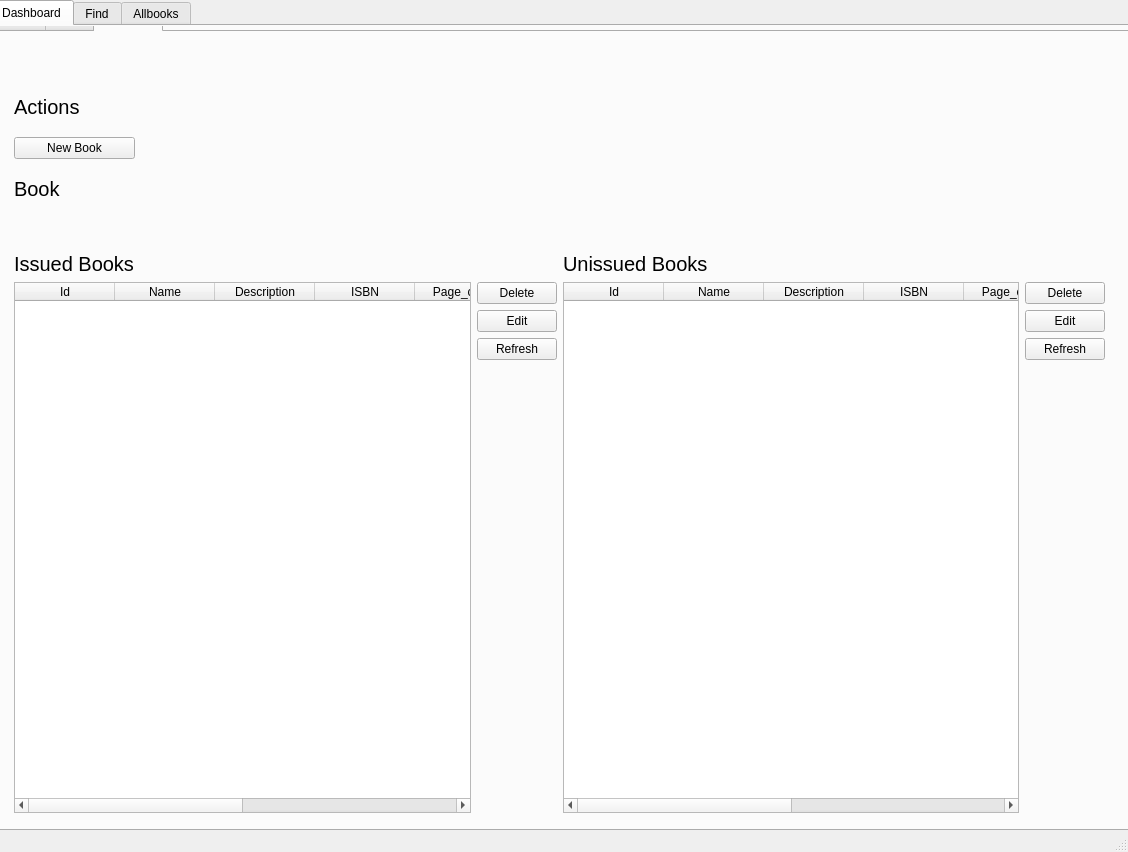
<?xml version="1.0" encoding="UTF-8"?>
<ui version="4.0">
 <class>MainWindow</class>
 <widget class="QMainWindow" name="MainWindow">
  <property name="geometry">
   <rect>
    <x>0</x>
    <y>0</y>
    <width>1128</width>
    <height>852</height>
   </rect>
  </property>
  <property name="windowTitle">
   <string>MainWindow</string>
  </property>
  <widget class="QWidget" name="centralwidget">
   <widget class="QTabWidget" name="tabWidget">
    <property name="geometry">
     <rect>
      <x>-10</x>
      <y>0</y>
      <width>1171</width>
      <height>831</height>
     </rect>
    </property>
    <property name="currentIndex">
     <number>0</number>
    </property>
    <property name="movable">
     <bool>false</bool>
    </property>
    <widget class="QWidget" name="dash_tab">
     <attribute name="title">
      <string>Dashboard</string>
     </attribute>
     <widget class="QTabWidget" name="tabWidget_2">
      <property name="geometry">
       <rect>
        <x>-30</x>
        <y>-20</y>
        <width>1171</width>
        <height>831</height>
       </rect>
      </property>
      <property name="currentIndex">
       <number>2</number>
      </property>
      <property name="movable">
       <bool>false</bool>
      </property>
      <widget class="QWidget" name="dash_tab_2">
       <attribute name="title">
        <string>Dashboard</string>
       </attribute>
      </widget>
      <widget class="QWidget" name="find_tab_2">
       <attribute name="title">
        <string>Find</string>
       </attribute>
      </widget>
      <widget class="QWidget" name="all_books_2">
       <attribute name="title">
        <string>Allbooks</string>
       </attribute>
       <widget class="QWidget" name="layoutWidget">
        <property name="geometry">
         <rect>
          <x>50</x>
          <y>50</y>
          <width>121</width>
          <height>131</height>
         </rect>
        </property>
        <layout class="QVBoxLayout" name="verticalLayout_8">
         <item>
          <widget class="QLabel" name="label_5">
           <property name="font">
            <font>
             <pointsize>15</pointsize>
            </font>
           </property>
           <property name="text">
            <string>Actions</string>
           </property>
          </widget>
         </item>
         <item>
          <widget class="QPushButton" name="pushButton_2">
           <property name="text">
            <string>New Book</string>
           </property>
          </widget>
         </item>
         <item>
          <widget class="QLabel" name="label_6">
           <property name="font">
            <font>
             <pointsize>15</pointsize>
            </font>
           </property>
           <property name="text">
            <string>Book</string>
           </property>
          </widget>
         </item>
        </layout>
       </widget>
       <widget class="QWidget" name="layoutWidget_2">
        <property name="geometry">
         <rect>
          <x>50</x>
          <y>220</y>
          <width>1091</width>
          <height>561</height>
         </rect>
        </property>
        <layout class="QHBoxLayout" name="horizontalLayout_4">
         <item>
          <layout class="QVBoxLayout" name="verticalLayout_9">
           <item>
            <widget class="QLabel" name="label_7">
             <property name="font">
              <font>
               <pointsize>15</pointsize>
              </font>
             </property>
             <property name="text">
              <string>Issued Books</string>
             </property>
            </widget>
           </item>
           <item>
            <layout class="QHBoxLayout" name="horizontalLayout_5">
             <item>
              <widget class="QTableWidget" name="issued_table_2">
               <property name="columnCount">
                <number>8</number>
               </property>
               <column>
                <property name="text">
                 <string>Id</string>
                </property>
               </column>
               <column>
                <property name="text">
                 <string>Name</string>
                </property>
               </column>
               <column>
                <property name="text">
                 <string>Description</string>
                </property>
               </column>
               <column>
                <property name="text">
                 <string>ISBN</string>
                </property>
               </column>
               <column>
                <property name="text">
                 <string>Page_count</string>
                </property>
               </column>
               <column>
                <property name="text">
                 <string>Issued</string>
                </property>
               </column>
               <column>
                <property name="text">
                 <string>Author</string>
                </property>
               </column>
               <column>
                <property name="text">
                 <string>Year</string>
                </property>
               </column>
              </widget>
             </item>
             <item>
              <layout class="QVBoxLayout" name="verticalLayout_10">
               <item>
                <layout class="QVBoxLayout" name="verticalLayout_11">
                 <item>
                  <widget class="QPushButton" name="delete_btn_3">
                   <property name="text">
                    <string>Delete</string>
                   </property>
                  </widget>
                 </item>
                 <item>
                  <widget class="QPushButton" name="edit_btn_3">
                   <property name="text">
                    <string>Edit</string>
                   </property>
                  </widget>
                 </item>
                 <item>
                  <widget class="QPushButton" name="refresh_btn_3">
                   <property name="text">
                    <string>Refresh</string>
                   </property>
                  </widget>
                 </item>
                </layout>
               </item>
               <item>
                <spacer name="verticalSpacer_3">
                 <property name="orientation">
                  <enum>Qt::Vertical</enum>
                 </property>
                 <property name="sizeHint" stdset="0">
                  <size>
                   <width>20</width>
                   <height>40</height>
                  </size>
                 </property>
                </spacer>
               </item>
              </layout>
             </item>
            </layout>
           </item>
          </layout>
         </item>
         <item>
          <layout class="QVBoxLayout" name="verticalLayout_12">
           <item>
            <widget class="QLabel" name="label_8">
             <property name="font">
              <font>
               <pointsize>15</pointsize>
              </font>
             </property>
             <property name="text">
              <string>Unissued Books</string>
             </property>
            </widget>
           </item>
           <item>
            <layout class="QHBoxLayout" name="horizontalLayout_6">
             <item>
              <widget class="QTableWidget" name="unissued_table_2">
               <property name="columnCount">
                <number>8</number>
               </property>
               <column>
                <property name="text">
                 <string>Id</string>
                </property>
               </column>
               <column>
                <property name="text">
                 <string>Name</string>
                </property>
               </column>
               <column>
                <property name="text">
                 <string>Description</string>
                </property>
               </column>
               <column>
                <property name="text">
                 <string>ISBN</string>
                </property>
               </column>
               <column>
                <property name="text">
                 <string>Page_count</string>
                </property>
               </column>
               <column>
                <property name="text">
                 <string>Issued</string>
                </property>
               </column>
               <column>
                <property name="text">
                 <string>Author</string>
                </property>
               </column>
               <column>
                <property name="text">
                 <string>Year</string>
                </property>
               </column>
              </widget>
             </item>
             <item>
              <layout class="QVBoxLayout" name="verticalLayout_13">
               <item>
                <layout class="QVBoxLayout" name="verticalLayout_14">
                 <item>
                  <widget class="QPushButton" name="delete_btn_4">
                   <property name="text">
                    <string>Delete</string>
                   </property>
                  </widget>
                 </item>
                 <item>
                  <widget class="QPushButton" name="edit_btn_4">
                   <property name="text">
                    <string>Edit</string>
                   </property>
                  </widget>
                 </item>
                 <item>
                  <widget class="QPushButton" name="refresh_btn_4">
                   <property name="text">
                    <string>Refresh</string>
                   </property>
                  </widget>
                 </item>
                </layout>
               </item>
               <item>
                <spacer name="verticalSpacer_4">
                 <property name="orientation">
                  <enum>Qt::Vertical</enum>
                 </property>
                 <property name="sizeHint" stdset="0">
                  <size>
                   <width>20</width>
                   <height>40</height>
                  </size>
                 </property>
                </spacer>
               </item>
              </layout>
             </item>
            </layout>
           </item>
          </layout>
         </item>
        </layout>
       </widget>
      </widget>
     </widget>
    </widget>
    <widget class="QWidget" name="find_tab">
     <attribute name="title">
      <string>Find</string>
     </attribute>
     <widget class="QWidget" name="">
      <property name="geometry">
       <rect>
        <x>130</x>
        <y>90</y>
        <width>801</width>
        <height>621</height>
       </rect>
      </property>
      <layout class="QVBoxLayout" name="verticalLayout">
       <item>
        <layout class="QHBoxLayout" name="horizontalLayout">
         <item>
          <widget class="QLabel" name="label">
           <property name="font">
            <font>
             <pointsize>13</pointsize>
            </font>
           </property>
           <property name="text">
            <string>Search By ID</string>
           </property>
          </widget>
         </item>
         <item>
          <widget class="QLineEdit" name="find_input"/>
         </item>
         <item>
          <widget class="QPushButton" name="find_btn">
           <property name="text">
            <string>Find</string>
           </property>
          </widget>
         </item>
        </layout>
       </item>
       <item>
        <widget class="QTableWidget" name="issued_table_3">
         <property name="columnCount">
          <number>8</number>
         </property>
         <column>
          <property name="text">
           <string>Id</string>
          </property>
         </column>
         <column>
          <property name="text">
           <string>Name</string>
          </property>
         </column>
         <column>
          <property name="text">
           <string>Description</string>
          </property>
         </column>
         <column>
          <property name="text">
           <string>ISBN</string>
          </property>
         </column>
         <column>
          <property name="text">
           <string>Page_count</string>
          </property>
         </column>
         <column>
          <property name="text">
           <string>Issued</string>
          </property>
         </column>
         <column>
          <property name="text">
           <string>Author</string>
          </property>
         </column>
         <column>
          <property name="text">
           <string>Year</string>
          </property>
         </column>
        </widget>
       </item>
      </layout>
     </widget>
    </widget>
    <widget class="QWidget" name="all_books">
     <attribute name="title">
      <string>Allbooks</string>
     </attribute>
     <widget class="QTableWidget" name="searchall_books_widget">
      <property name="geometry">
       <rect>
        <x>160</x>
        <y>160</y>
        <width>799</width>
        <height>583</height>
       </rect>
      </property>
      <property name="columnCount">
       <number>8</number>
      </property>
      <column>
       <property name="text">
        <string>Id</string>
       </property>
      </column>
      <column>
       <property name="text">
        <string>Name</string>
       </property>
      </column>
      <column>
       <property name="text">
        <string>Description</string>
       </property>
      </column>
      <column>
       <property name="text">
        <string>ISBN</string>
       </property>
      </column>
      <column>
       <property name="text">
        <string>Page_count</string>
       </property>
      </column>
      <column>
       <property name="text">
        <string>Issued</string>
       </property>
      </column>
      <column>
       <property name="text">
        <string>Author</string>
       </property>
      </column>
      <column>
       <property name="text">
        <string>Year</string>
       </property>
      </column>
     </widget>
     <widget class="QWidget" name="">
      <property name="geometry">
       <rect>
        <x>160</x>
        <y>40</y>
        <width>121</width>
        <height>81</height>
       </rect>
      </property>
      <layout class="QVBoxLayout" name="verticalLayout_2">
       <item>
        <widget class="QLabel" name="label_2">
         <property name="font">
          <font>
           <pointsize>14</pointsize>
          </font>
         </property>
         <property name="text">
          <string>All Books</string>
         </property>
        </widget>
       </item>
       <item>
        <widget class="QPushButton" name="refreshall_btn">
         <property name="text">
          <string>Refresh</string>
         </property>
        </widget>
       </item>
      </layout>
     </widget>
    </widget>
   </widget>
  </widget>
  <widget class="QMenuBar" name="menubar">
   <property name="geometry">
    <rect>
     <x>0</x>
     <y>0</y>
     <width>1128</width>
     <height>26</height>
    </rect>
   </property>
  </widget>
  <widget class="QStatusBar" name="statusbar"/>
 </widget>
 <resources/>
 <connections/>
</ui>
